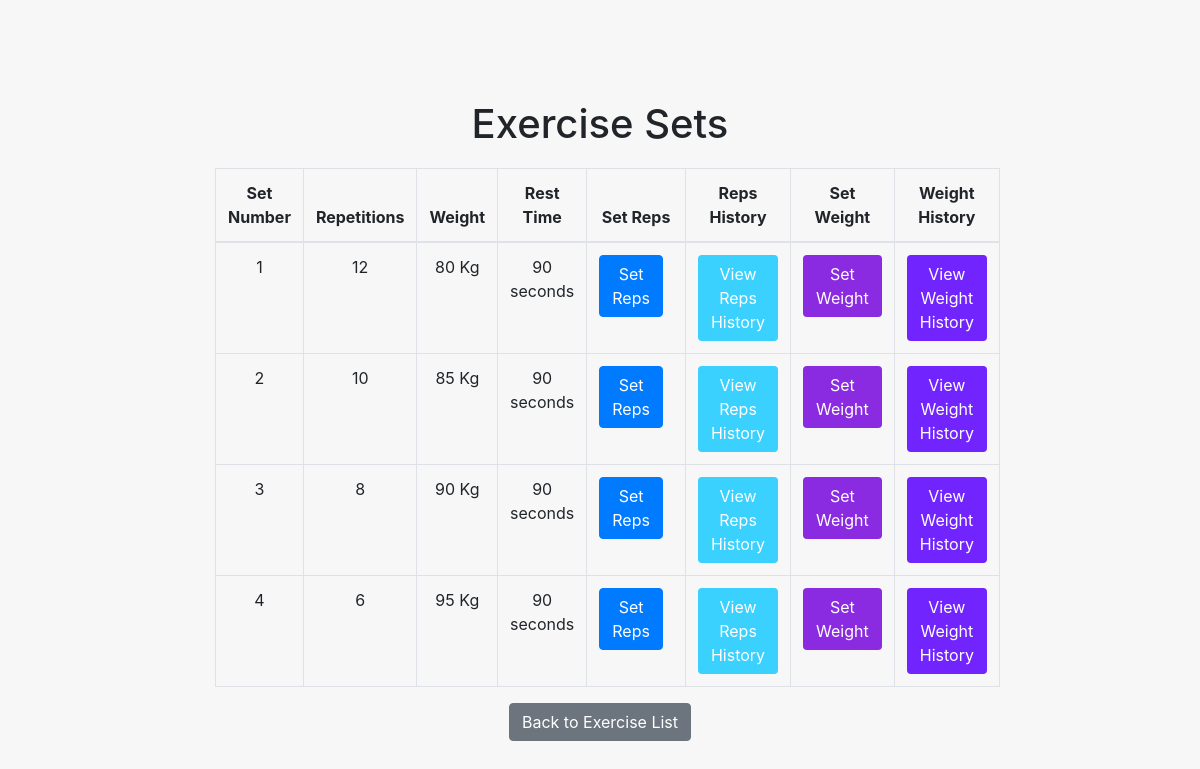
The page /workouts/get_sets/19/1 on the database its author committed.
### workouts/models.py (models this page shows)
class Set(models.Model):
    id=models.AutoField(primary_key=True)
    exercise=models.ForeignKey('Exercise', on_delete=models.CASCADE)
    nSet=models.IntegerField(default=0)
    reps=models.IntegerField(blank=True, null=True)
    weight=models.CharField(max_length=30, blank=True, null=True)
    recovery_time=models.IntegerField(blank=True, null=True)
    weight_tracking=models.ManyToManyField(to='Weight_Tracking', related_name='peso')

### workouts/views.py (the view)
# urls.py: path('get_sets/<int:workout_id>/<int:nExercise>',get_sets,name='set_list'),
def get_sets(request, workout_id, nExercise):
    exercise = Exercise.objects.get(workout_id=workout_id, nExercise=nExercise)
    sets = Set.objects.filter(exercise=exercise,)
    context = {
        'sets': sets,
        'workout_id': workout_id,
        'nExercise': nExercise,
    }
    return render(request, 'get_sets.html', context=context)

### templates/get_sets.html (shortened to what this page needs)
<!DOCTYPE html>
<html>
<head>
    <link rel="stylesheet" href="https://stackpath.bootstrapcdn.com/bootstrap/4.5.0/css/bootstrap.min.css">
</head>
<body>
    <div class="container">
        <h1>Exercise Sets</h1>
        <table class="table table-bordered">
            <thead>
                <tr>
                    <th>Set Number</th>
                    <th>Repetitions</th>
                    <th>Weight</th>
                    <th>Rest Time</th>
                    <th>Set Reps</th>
                    <th>Reps History</th>
                    <th>Set Weight</th>
                    <th>Weight History</th>
                </tr>
            </thead>
            <tbody>
                {% for set in sets %}
                <tr>
                    <td>{{ set.nSet }}</td>
                    <td>{{ set.reps }}</td>
                    <td>{{ set.weight }} Kg</td>
                    <td>{{ set.recovery_time }} seconds </td>
                    <td>
                        <a href="{% url 'set_reps' workout_id nExercise set.id  %}" class="btn btn-primary">Set Reps</a>
                    </td>
                    <td>
                        <a href="{% url 'reps_history' workout_id nExercise set.id%}"class="btn btn-custom-1">View Reps History</a>
                    </td>
                    <td>
                        <a href="{% url 'set_weight' workout_id nExercise set.id  %}" class="btn btn-custom">Set Weight</a>
                    </td>
                    <td>
                        <a href="{% url 'weight_history' workout_id nExercise set.id%}"class="btn btn-custom-2">View Weight History</a>
                    </td>
                </tr>
                {% endfor %}
            </tbody>
        </table>
        <a href="{% url 'exercise_list' workout_id=workout_id %}" class="btn btn-secondary">Back to Exercise List</a>
    </div>
</body>
</html>

### templates/get_sets.html (style rules this page uses)
body { background-color: #f7f7f7; }
.container { max-width: 800px; margin: 0 auto; margin-top: 100px; text-align: center; }
h1 { margin-bottom: 20px; }
table { margin-bottom: 20px; }
th, td { padding: 10px; }
.btn-primary { margin-right: 10px; }
.btn-custom { background-color: blueviolet; color: white; }
.btn-custom-1 { background-color: #3ad1ff; color: white; }
.btn-custom-2 { background-color: #7224ff; color: white; }

### rows shown on the page
Set: nSet "1", reps "12", weight "80", recovery_time "90"
Set: nSet "2", reps "10", weight "85", recovery_time "90"
Set: nSet "3", reps "8", weight "90", recovery_time "90"
Set: nSet "4", reps "6", weight "95", recovery_time "90"
